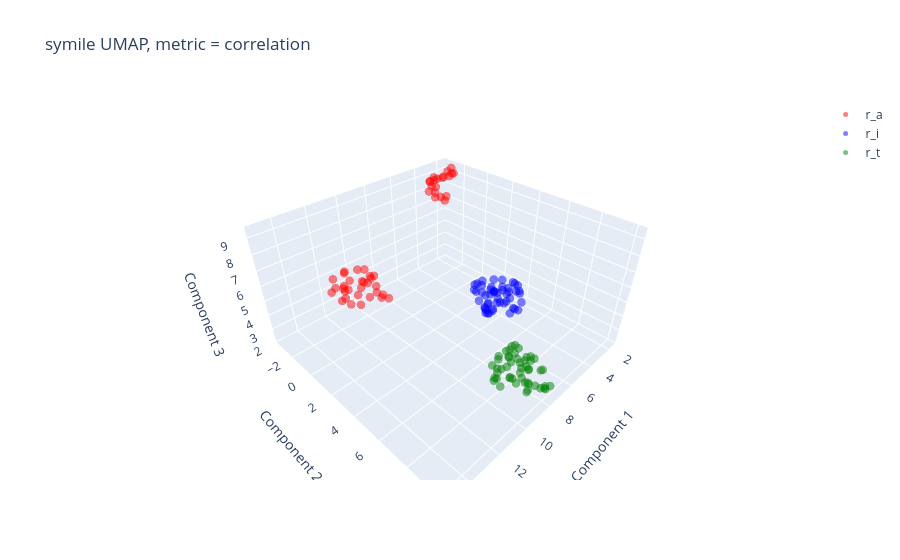

Source (notebook cell):
### Code cell
# 3D UMAP

loss_fn = "symile"
metric = "correlation"

e_a = np.load(f"{save_dir}/{loss_fn}/r_a_3d_{metric}.npy")
e_i = np.load(f"{save_dir}/{loss_fn}/r_i_3d_{metric}.npy")
e_t = np.load(f"{save_dir}/{loss_fn}/r_t_3d_{metric}.npy")

# Create a 3D scatter plot using Plotly Express
fig = go.Figure()

# Adding scatter plots for each set of embeddings
fig.add_trace(go.Scatter3d(
    x=e_a[:, 0], y=e_a[:, 1], z=e_a[:, 2],
    mode='markers',
    marker=dict(size=5, color='red', opacity=0.5),
    name='r_a'
))
fig.add_trace(go.Scatter3d(
    x=e_i[:, 0], y=e_i[:, 1], z=e_i[:, 2],
    mode='markers',
    marker=dict(size=5, color='blue', opacity=0.5),
    name='r_i'
))
fig.add_trace(go.Scatter3d(
    x=e_t[:, 0], y=e_t[:, 1], z=e_t[:, 2],
    mode='markers',
    marker=dict(size=5, color='green', opacity=0.5),
    name='r_t'
))

# Connect triples with lines
# for j in range(e_a.shape[0]):
#     fig.add_trace(go.Scatter3d(
#         x=[e_a[j, 0], e_i[j, 0], e_t[j, 0], e_a[j, 0]],  # Repeating e_a to close the loop
#         y=[e_a[j, 1], e_i[j, 1], e_t[j, 1], e_a[j, 1]],  # Repeat for y
#         z=[e_a[j, 2], e_i[j, 2], e_t[j, 2], e_a[j, 2]],  # And z
#         mode='lines',
#         line=dict(color='grey', width=1),
#         showlegend=False
#     ))

# Set labels and title
fig.update_layout(
    scene=dict(
        xaxis_title='Component 1',
        yaxis_title='Component 2',
        zaxis_title='Component 3'
    ),
    title=f'{loss_fn} UMAP, metric = {metric}'
)
fig.show()
